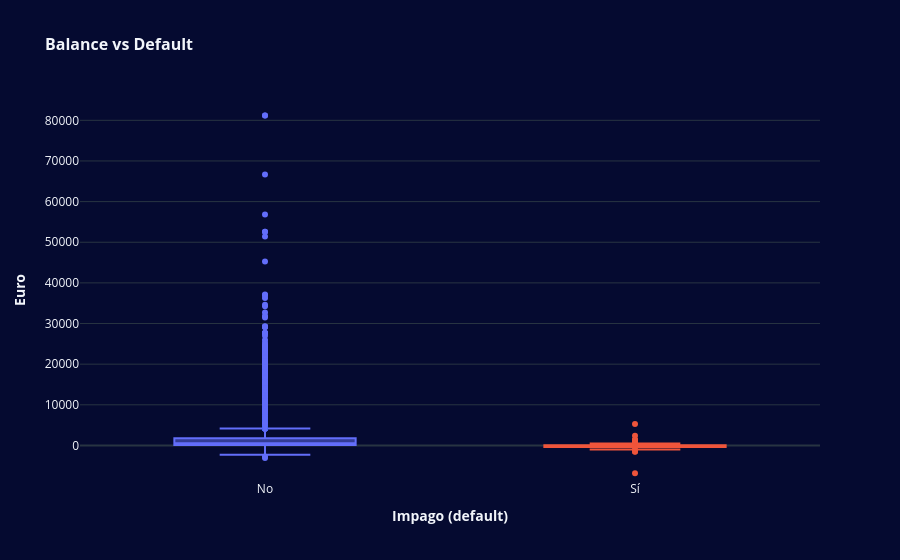

The notebook cell this image was saved under:
### Markdown cell above
##### Saldo de los clientes sin y con impago:

### Code cell
fig = px.box(
    df_plot, 
    x='default_label', 
    y='balance',
    title='Balance vs Default',
    labels={'default_label': 'Impago (default)', 'balance': 'Euro'},
    category_orders={'default_label': ['No', 'Sí']},
    color='default_label',
    color_discrete_sequence=['#636EFA', '#EF553B']
)

fig.update_layout(
    title_font=dict(size=16, weight='bold'),
    xaxis_title_font=dict(size=14, weight='bold'), 
    yaxis_title_font=dict(size=14, weight='bold'), 
    xaxis_tickfont=dict(size=12), 
    yaxis_tickfont=dict(size=12), 
    yaxis=dict(range=[-8500, 85000], 
               tickformat='d'), 
    showlegend=False
)

fig.show()

### Figure 1 — Plotly figure (JSON) as saved in the notebook; plotly's stock layout.template omitted (floating-point values rounded to 4 significant figures; data arrays with more than 128 entries replaced by an {"elided": "..."} marker saying what was removed)
{"data": [{"alignmentgroup": "True", "hovertemplate": "Impago (default)=%{x}<br>Euro=%{y}<extra></extra>", "legendgroup": "No", "marker": {"color": "#636EFA"}, "name": "No", "notched": false, "offsetgroup": "No", "orientation": "v", "showlegend": true, "type": "box", "x": {"elided": "10826 str values"}, "x0": " ", "xaxis": "x", "y": {"elided": "10826 int values"}, "y0": " ", "yaxis": "y"}, {"alignmentgroup": "True", "hovertemplate": "Impago (default)=%{x}<br>Euro=%{y}<extra></extra>", "legendgroup": "Sí", "marker": {"color": "#EF553B"}, "name": "Sí", "notched": false, "offsetgroup": "Sí", "orientation": "v", "showlegend": true, "type": "box", "x": {"elided": "161 str values"}, "x0": " ", "xaxis": "x", "y": {"elided": "161 int values"}, "y0": " ", "yaxis": "y"}], "layout": {"boxmode": "overlay", "legend": {"title": {"text": "Impago (default)"}, "tracegroupgap": 0}, "showlegend": false, "title": {"font": {"size": 16, "weight": "bold"}, "text": "Balance vs Default"}, "xaxis": {"anchor": "y", "categoryarray": ["No", "Sí"], "categoryorder": "array", "domain": [0, 1], "tickfont": {"size": 12}, "title": {"font": {"size": 14, "weight": "bold"}, "text": "Impago (default)"}}, "yaxis": {"anchor": "x", "domain": [0, 1], "range": [-8500, 85000], "tickfont": {"size": 12}, "tickformat": "d", "title": {"font": {"size": 14, "weight": "bold"}, "text": "Euro"}}}}
